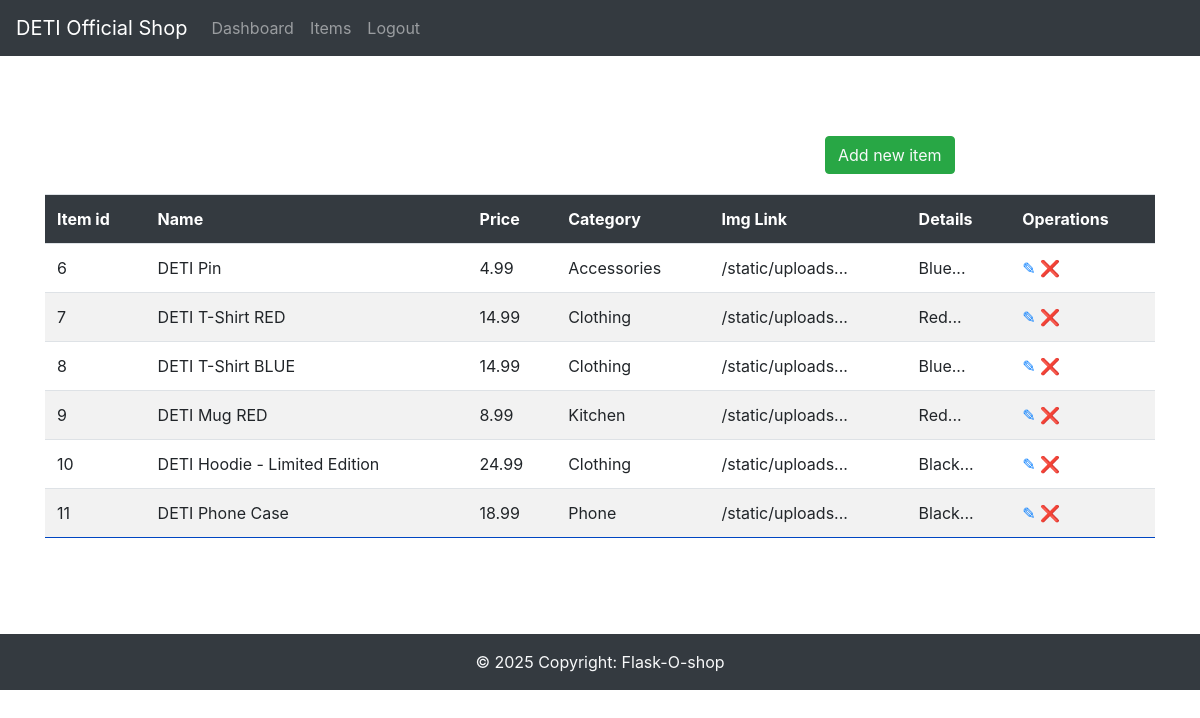
Screenshot of /admin/items (signed in) with the database file from the repository.
### app/db_models.py (models this page shows)
class Item(db.Model):
	__tablename__ = "items"
	id = db.Column(db.Integer, primary_key=True)
	name = db.Column(db.String(100), nullable=False)
	price = db.Column(db.Float, nullable=False)
	category = db.Column(db.Text, nullable=False)
	image = db.Column(db.String(250), nullable=False)
	details = db.Column(db.String(250), nullable=False)
	price_id = db.Column(db.String(250), nullable=False)
	orders = db.relationship("Ordered_item", backref="item")
	in_cart = db.relationship("Cart", backref="item")

### app/funcs.py (the view)
	def wrapper(*args, **kwargs):
		if current_user.is_authenticated and current_user.admin == 1:
			return func(*args, **kwargs)
		else:
			return "You are not Authorized to access this URL."

### app/__init__.py (called while the page is built)
@app.context_processor
def inject_now():
	return {'now': datetime.utcnow()}

@login_manager.user_loader
def load_user(user_id):
	return User.query.get(user_id)

### app/admin/routes.py (called while the page is built)
@admin.route('/items')
@admin_only
def items():
    items = Item.query.all()
    return render_template("admin/items.html", items=items)

### app/funcs.py (called while the page is built)
def admin_only(func):
	def wrapper(*args, **kwargs):
		if current_user.is_authenticated and current_user.admin == 1:
			return func(*args, **kwargs)
		else:
			return "You are not Authorized to access this URL."
	wrapper.__name__ = func.__name__
	return wrapper

### app/admin/templates/admin/items.html (shortened to what this page needs)
{% extends "admin/base.html" %}
{% block content %}
    {% if not items %}
		<div class="flash-error">No items have been registered yet.</div>
	{% else %}
    <div class="add-new btn-success btn">
        <a href="{{ url_for('admin.add') }}" class="text-light">Add new item</a>
    </div>
    <table class="table table-striped">
        <tr>
            <th>Item id</th>
            <th>Name</th>
			<th>Price</th>
			<th>Category</th>
			<th>Img Link</th>
            <th>Details</th>
            <th>Operations</th>
        </tr>
    {% for item in items %}
        <tr>
            <td>{{ item.id }}</td>
            <td>{{ item.name }}</td>
			<td>{{ item.price }}</td>
			<td>{{ item.category }}</td>
			<td>{{ item.image[:15] }}...</td>
            <td>{{ item.details[:40] | safe }}...</td>
			<td>
                <a href="{{ url_for('admin.edit', type='item', id=item.id) }}">&#9998;</a>
				<a href="{{ url_for('admin.delete', id=item.id) }}">&#10060;</a>
			</td>
        </tr>
    {% endfor %}
    </table>
	{% endif %}
{% endblock %}

### app/admin/static/styles.css (style rules this page uses)
table { margin: 0 auto; }
table th { color: white; background-color: #343a40; padding: 15px; }
table tr { border-bottom:1px solid #0046C2; }
table td, th { padding:5px 30px; }
.add-new { margin-left:65vw; margin-bottom:20px; }

### rows the page displays
Item: id "6", name "DETI Pin", price "4.99", category "Accessories", image "/static/uploads", details "Blue"
Item: id "7", name "DETI T-Shirt RED", price "14.99", category "Clothing", image "/static/uploads", details "Red"
Item: id "8", name "DETI T-Shirt BLUE", price "14.99", category "Clothing", image "/static/uploads", details "Blue"
Item: id "9", name "DETI Mug RED", price "8.99", category "Kitchen", image "/static/uploads", details "Red"
Item: id "10", name "DETI Hoodie - Limited Edition", price "24.99", category "Clothing", image "/static/uploads", details "Black"
Item: id "11", name "DETI Phone Case", price "18.99", category "Phone", image "/static/uploads", details "Black"
